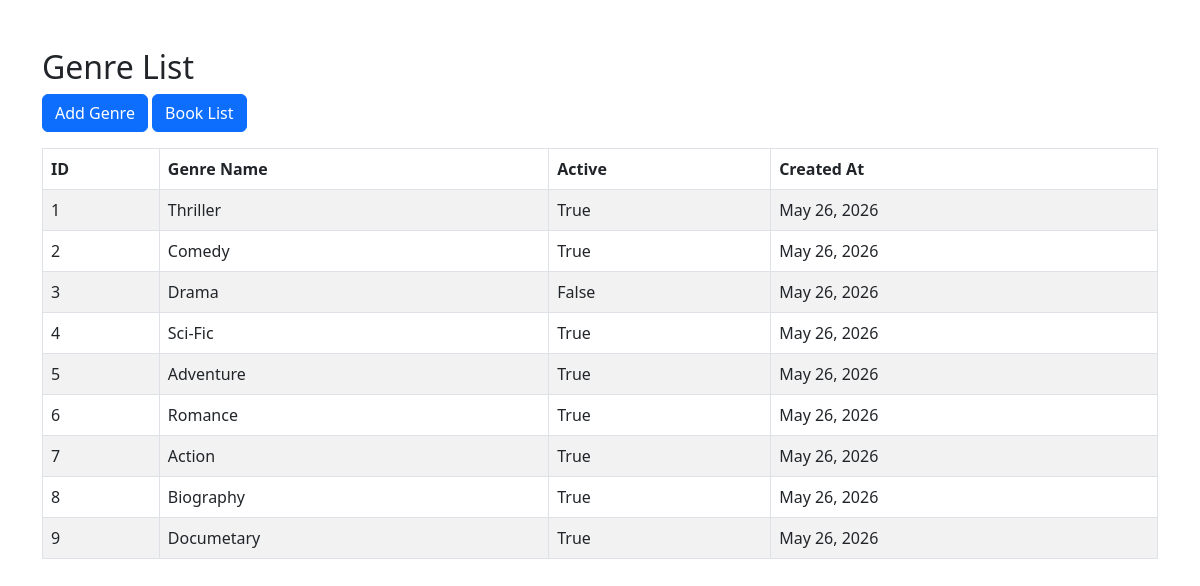
The page /book/genre/ (signed in) on the database its author committed.
### book/models.py (models this page shows, shortened)
class Genre(models.Model):
    name = models.CharField(max_length=150, unique=True, help_text="e.g Sci-Fi, Thriller, Crime, Drama ....", verbose_name="Genre Name")
    is_active = models.BooleanField(default=True)
    created_at = models.DateField(auto_now_add=True)
    class Meta:
        db_table = "category"

### book/views.py (the view)
# urls.py: path('genre/', GenreView.as_view(), name='genre_list'),
class GenreView(LoginRequiredMixin, ListView):
    model = Genre
    template_name = "genre/index.html"
    context_object_name = "genres"

### book/templates/genre/index.html (shortened to what this page needs)
<!DOCTYPE html>
<html>
<head>
    <link href="https://cdn.jsdelivr.net/npm/bootstrap@5.3.0/dist/css/bootstrap.min.css" rel="stylesheet">
</head>
<body>
<div class="container mt-5">
    <h2>Genre List</h2>
        <a href="{% url 'genre_create' %}" class="btn btn-primary mb-3">
            Add Genre
        </a>
        <a href="{% url 'book_list' %}" class="btn btn-primary mb-3">
            Book List
        </a>
        <br>
    <table class="table table-bordered table-striped">
        <thead>
            <tr>
                <th>ID</th>
                <th>Genre Name</th>
                <th>Active</th>
                <th>Created At</th>
            </tr>
        </thead>
        <tbody>
            {% for genre in genres %}
            <tr>
                <td>{{ genre.id }}</td>
                <td>{{ genre.name }}</td>
                <td>{{ genre.is_active }}</td>
                <td>{{ genre.created_at }}</td>
            </tr>
            {% empty %}
            <tr>
                <td colspan="4" class="text-center">No genres found.</td>
            </tr>
            {% endfor %}
        </tbody>
    </table>
</div>
</body>
</html>

### rows shown on the page
Genre: id "1", name "Thriller", is_active "True", created_at "May 26, 2026"
Genre: id "2", name "Comedy", is_active "True", created_at "May 26, 2026"
Genre: id "3", name "Drama", is_active "False", created_at "May 26, 2026"
Genre: id "4", name "Sci-Fic", is_active "True", created_at "May 26, 2026"
Genre: id "5", name "Adventure", is_active "True", created_at "May 26, 2026"
Genre: id "6", name "Romance", is_active "True", created_at "May 26, 2026"
Genre: id "7", name "Action", is_active "True", created_at "May 26, 2026"
Genre: id "8", name "Biography", is_active "True", created_at "May 26, 2026"
Genre: id "9", name "Documetary", is_active "True", created_at "May 26, 2026"
